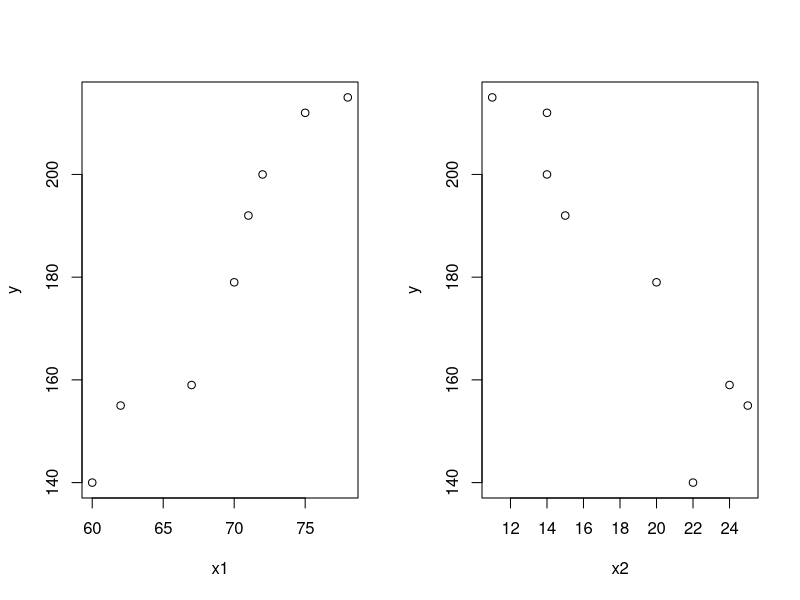

This chart was generated by the following R code: (Note: this script raises an error after producing the figure.)
## ---- chunk 1
my_data<-data.frame(
x1=c(60,62,67,70,71,72,75,78),
x2=c(22,25,24,20,15,14,14,11),
y=c(140,155,159,179,192,200,212,215))
## ---- chunk 2
par(mfrow=c(1,2))
plot(my_data$x1, my_data$y, xlab="x1", ylab="y")
plot(my_data$x2, my_data$y, xlab="x2", ylab="y")
## ---- chunk 3
fit_lim<- lm(y~ x1 + x2)
summary(fit_lim)
## ---- chunk 4
confint(fit_lim)
## ---- chunk 5
fit2 <- lm(y ~ x1, data=,my_data)
summary(fit2)
## ---- chunk 6
par(mfrow=c(1,2))
qqnorm(fit2$residuals, pch=19)
qqline(fit2$residuals)
plot(fit2$fitted.values, fit$residuals, pch=19,
xlab="Fitted.values", ylab="Residuals")
